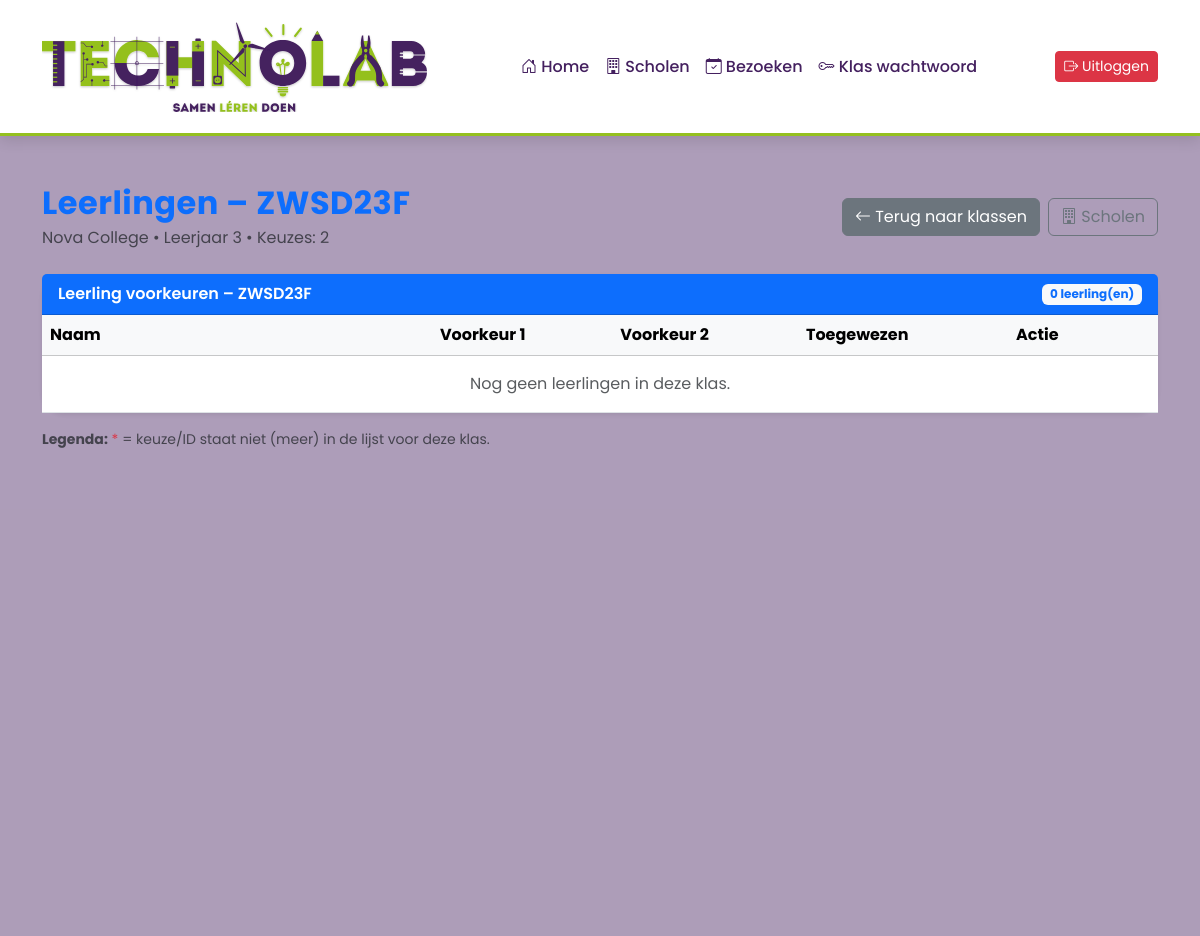
Page /leerlingen.php?klas_id=1 (signed in) on the committed database.
### tables this page shows
CREATE TABLE `klas` (
  `klas_id` int(11) NOT NULL,
  `school_id` int(11) NOT NULL,
  `klasaanduiding` varchar(100) NOT NULL,
  `leerjaar` varchar(100) DEFAULT NULL,
  `schooljaar` varchar(100) NOT NULL
);

CREATE TABLE `school` (
  `school_id` smallint(6) NOT NULL,
  `schoolnaam` varchar(100) NOT NULL,
  `plaats` varchar(100) NOT NULL,
  `type_onderwijs` set('Primair Onderwijs','Voortgezet Onderwijs','MBO') DEFAULT NULL
);

### leerlingen.php (the view, shortened to what this page needs)
<?php
require 'includes/header.php';
$klas_id = (int)$_GET['klas_id'];
function e($s)
{
    return htmlspecialchars((string)$s, ENT_QUOTES, 'UTF-8');
}
$stmt = $conn->prepare("
    SELECT k.klas_id, k.school_id, k.klasaanduiding, k.leerjaar, k.schooljaar,
           s.schoolnaam
    FROM klas k
    JOIN school s ON s.school_id = k.school_id
    WHERE k.klas_id = ?
");
$stmt->bind_param("i", $klas_id);
$stmt->execute();
$klas = $stmt->get_result()->fetch_assoc();
$maxKeuzes = 2;
$stmt = $conn->prepare("
    SELECT leerling_id, voornaam, tussenvoegsel, achternaam,
           voorkeur1, voorkeur2, voorkeur3, voorkeur4, voorkeur5, toegewezen_voorkeur
    FROM leerling
    WHERE klas_id = ?
    ORDER BY achternaam ASC, voornaam ASC
");
$stmt->bind_param("i", $klas_id);
$stmt->execute();
$leerlingen = $stmt->get_result();
?>
<div class="ttr-app">
    <div class="container py-5">
        <div class="row mb-4">
            <div class="col d-flex justify-content-between align-items-center">
                <div>
                    <h2 class="fw-bold text-primary mb-1">Leerlingen – <?= e($klas['klasaanduiding']) ?></h2>
                    <div class="text-muted"><?= e($klas['schoolnaam']) ?> • Leerjaar <?= e($klas['leerjaar']) ?> • Keuzes: <?= (int)$maxKeuzes ?></div>
                </div>
                <div class="d-flex gap-2">
                    <a href="klassen.php?school_id=<?= (int)$klas['school_id'] ?>" class="btn btn-secondary">
                        <i class="bi bi-arrow-left"></i> Terug naar klassen
                    </a>
                    <a href="scholen.php" class="btn btn-outline-secondary"><i class="bi bi-building"></i> Scholen</a>
                </div>
            </div>
        </div>
        <div class="card shadow-sm border-0">
            <div class="card-header bg-primary text-white fw-semibold d-flex justify-content-between align-items-center">
                <span>Leerling voorkeuren – <?= e($klas['klasaanduiding']) ?></span>
                <span class="badge bg-light text-primary"><?= (int)$leerlingen->num_rows ?> leerling(en)</span>
            </div>
            <div class="card-body p-0">
                <div>
                    <table class="table table-hover align-middle mb-0">
                        <thead class="table-light">
                            <tr>
                                <th style="min-width:220px;">Naam</th>
                                <?php for ($i = 1; $i <= $maxKeuzes; $i++): ?><th>Voorkeur <?= $i ?></th><?php endfor; ?>
                                <th>Toegewezen</th>
                                <th style="width:150px">Actie</th>
                            </tr>
                        </thead>
                        <tbody>
                            <?php if ($leerlingen->num_rows === 0): ?>
                                <tr>
                                    <td colspan="<?= 3 + $maxKeuzes ?>" class="text-center py-3 text-muted">Nog geen leerlingen in deze klas.</td>
                                </tr>
                                <?php endif; ?>
                        </tbody>
                    </table>
                </div>
            </div>
        </div>
        <div class="mt-3 small text-muted">
            <strong>Legenda:</strong> <span class="text-danger">*</span> = keuze/ID staat niet (meer) in de lijst voor deze klas.
        </div>
    </div>
</div>
<?php require 'includes/footer.php'; ?>

### css/index.css (style rules this page uses)
:root { --tl-purple: #44205F; --tl-green: #94C01F; --tl-white: #ffffff; --tl-orange: #FF6F3C; --tl-purple-light: rgba(68, 32, 95, 0.10); --tl-purple-dark: rgba(68, 32, 95, 0.25); --tl-green-light: rgba(148, 192, 31, 0.18); --tl-orange-light: rgba(255, 111, 60, 0.15); }
.ttr-app { background: var(--tl-purple-dark); font-family: "Poppins", sans-serif; color: #2b2b2b; min-height: 100vh; }
.ttr-app h2, .ttr-app h5 { color: var(--tl-purple); }
.ttr-app h2 { font-weight: 700; letter-spacing: 0.5px; }
.ttr-app .card { background: var(--tl-white); border-radius: 22px; border: none; box-shadow: 0 10px 28px rgba(0,0,0,0.08); transition: transform 0.25s ease, box-shadow 0.25s ease; animation: softFloat 8s ease-in-out infinite; }

### rows in the picture
klas: klasaanduiding "ZWSD23F", school.schoolnaam "Nova College", leerjaar "3"

### other values in the picture
$maxKeuzes "2"
$leerlingen->num_rows "0"
